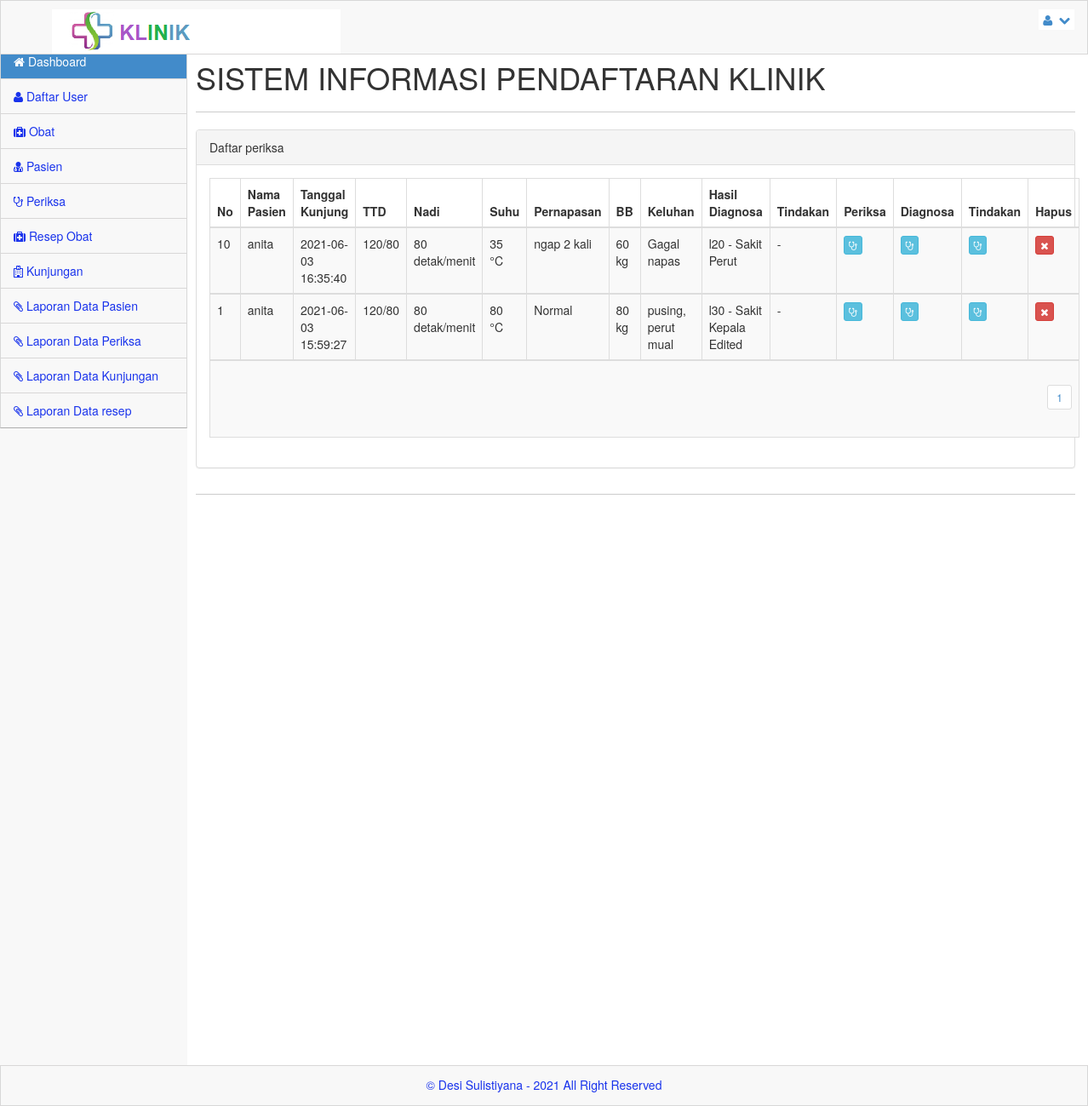
The page /admin/index.php?menu=periksa (signed in) on the database as committed earlier.
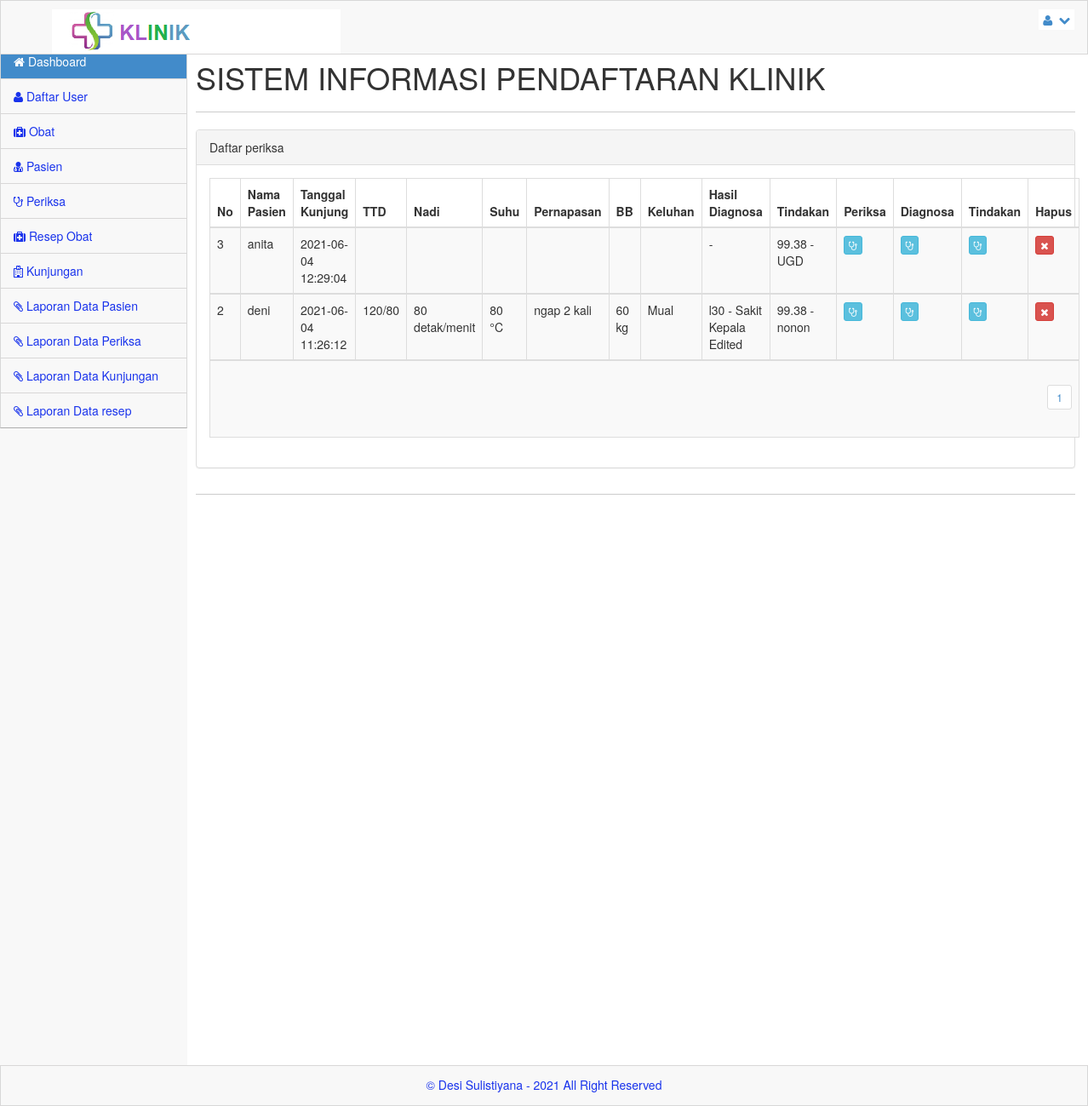
The same page on the database as committed later.
### tables this page shows
CREATE TABLE `periksa` (
  `id_periksa` int(10) NOT NULL,
  `no_kunjungan` int(10) NOT NULL,
  `tensi` varchar(20) DEFAULT NULL,
  `nadi` varchar(20) DEFAULT NULL,
  `suhu` varchar(20) DEFAULT NULL,
  `napas` varchar(20) DEFAULT NULL,
  `bb` varchar(20) DEFAULT NULL,
  `keluhan` text DEFAULT NULL,
  `kd_diagnosa` varchar(20) DEFAULT NULL,
  `kd_tindakan` varchar(10) DEFAULT NULL,
  `created_at` timestamp NULL DEFAULT current_timestamp(),
  `update_at` timestamp NULL DEFAULT current_timestamp(),
  `daleted_at` timestamp NULL DEFAULT NULL
);

CREATE TABLE `kunjungan` (
  `no_kunjungan` int(10) NOT NULL,
  `no_rm` varchar(10) NOT NULL,
  `created_at` timestamp NULL DEFAULT current_timestamp(),
  `updated_at` timestamp NULL DEFAULT current_timestamp(),
  `deleted_at` timestamp NULL DEFAULT NULL
);

CREATE TABLE `pasien` (
  `no_rm` varchar(11) NOT NULL,
  `nm_pasien` varchar(300) NOT NULL,
  `j_kel` varchar(100) NOT NULL,
  `agama` varchar(100) NOT NULL,
  `alamat` varchar(300) NOT NULL,
  `tgl_lhr` date NOT NULL,
  `ktp` varchar(16) NOT NULL,
  `no_tlp` varchar(12) NOT NULL,
  `nm_kel` varchar(20) NOT NULL,
  `hub_kel` varchar(100) NOT NULL
);

CREATE TABLE `diagnosa` (
  `id_diag` int(11) NOT NULL,
  `kd_diag` varchar(30) DEFAULT NULL,
  `id_periksa` int(10) DEFAULT NULL,
  `nm_diag` varchar(300) DEFAULT NULL,
  `created_at` timestamp NULL DEFAULT current_timestamp(),
  `updated_at` timestamp NULL DEFAULT current_timestamp(),
  `deleted_at` timestamp NULL DEFAULT NULL
);

CREATE TABLE `tindakan` (
  `kd_tindakan` int(11) NOT NULL,
  `id_periksa` int(10) DEFAULT NULL,
  `nm_tindakan` varchar(300) DEFAULT NULL,
  `ket` text DEFAULT NULL,
  `created_at` timestamp NULL DEFAULT current_timestamp(),
  `updated_at` timestamp NULL DEFAULT current_timestamp(),
  `deleted_at` timestamp NULL DEFAULT NULL
);

### admin/periksa.php (the view, shortened to what this page needs)
<?php
$row = 20;
$hal = isset($_GET['hal']) ? $_GET['hal'] : 0;
$pageSql = "SELECT * FROM periksa";
$pageQry = mysqli_query($server,$pageSql) or die ("error paging: ".mysqli_error());
$jml	 = mysqli_num_rows($pageQry);
$max	 = ceil($jml/$row);
?>
<div class="panel panel-default">
	<div class="panel-heading">
		Daftar periksa
	</div>
	<div class="panel-body">
		<div class="table-responsive">
			<table class="table table-striped table-bordered table-hover">
				<thead>
					<tr>
						<th>No</th>
						<th>Nama Pasien</th>
						<th>Tanggal Kunjung</th>
						<th>TTD</th>
						<th>Nadi</th>
						<th>Suhu</th>
						<th>Pernapasan</th>
						<th>BB</th>
						<th>Keluhan</th>
						<th>Hasil Diagnosa</th>
						<th>Tindakan</th>
						<th>Periksa</th>
						<th>Diagnosa</th>
						<th>Tindakan</th>
						<th width="90">Hapus</th>
					</tr>
				</thead>
			<?php
				$periksaSql = "SELECT * FROM periksa LEFT JOIN kunjungan ON kunjungan.no_kunjungan=periksa.no_kunjungan LEFT JOIN pasien ON pasien.no_rm=kunjungan.no_rm ORDER BY id_periksa DESC LIMIT $hal, $row";
				$periksaQry = mysqli_query($server,$periksaSql)  or die ("Query periksa salah : ".mysqli_error());
				while ($periksa = mysqli_fetch_array($periksaQry)) {
			?>
				<tbody>
					<tr>
						<td><?php echo $periksa['no_kunjungan'];?></td>
						<td><?php echo $periksa['nm_pasien'];?></td>
						<td><?php echo $periksa['created_at'];?></td>
						<td><?php echo $periksa['tensi'];?></td>
						<td><?php echo $periksa['nadi'];?></td>
						<td><?php echo $periksa['suhu'];?></td>
						<td><?php echo $periksa['napas'];?></td>
						<td><?php echo $periksa['bb'];?></td>
						<td><?php echo $periksa['keluhan'];?></td>
						<td><?php
						$query = "SELECT * FROM diagnosa WHERE id_periksa = '".$periksa["id_periksa"]."'";
						$diag = mysqli_query($server,$query) or die("Query Error get pasien".mysqli_error());
						$data = mysqli_fetch_assoc($diag);
						if($data==null){
							echo('-');
						}else{
						echo($data["kd_diag"]." - ".$data["nm_diag"]);
						}
						?>
						</td>
						<td><?php
						$query_tindakan = "SELECT * FROM tindakan WHERE id_periksa = '".$periksa["id_periksa"]."'";
						$tindakan = mysqli_query($server,$query_tindakan) or die("Query Error get pasien".mysqli_error());
						$data_tindakan = mysqli_fetch_assoc($tindakan);
						if($data_tindakan == null ){
							echo('-');
						}else{
						echo($data_tindakan["nm_tindakan"]." - ".$data_tindakan["ket"]);
						}
						?></td>
						<td><a href="?menu=periksa_edit&aksi=edit&nmr=<?php echo $periksa['id_periksa']; ?>" class="btn btn-xs btn-info tipsy-kiri-atas" title='Tambah Periksa'> <i class="icon-stethoscope icon-white"></i> </a></td>
						<td><a href="?menu=diagnosa_edit&aksi=edit&nmr=<?php echo $periksa['id_periksa']; ?>" class="btn btn-xs btn-info tipsy-kiri-atas" title='Tambah Diagnosa'> <i class="icon-stethoscope icon-white"></i> </a></td>
						<td><a href="?menu=tindakan_edit&aksi=edit&nmr=<?php echo $periksa['id_periksa']; ?>" class="btn btn-xs btn-info tipsy-kiri-atas" title='Tambah Tindakan'> <i class="icon-stethoscope icon-white"></i> </a></td>
						<td>
						  <div class='btn-group'>
						  <a href="?menu=periksa_del&aksi=hapus&nmr=<?php echo $periksa['id_periksa']; ?>" class="btn btn-xs btn-danger tipsy-kiri-atas" title="Hapus Data Ini" onclick="return confirm('ANDA YAKIN AKAN MENGHAPUS DATA PENTING INI ... ?')"><i class="icon-remove icon-white"></i></a>
						  </div>
						</td>
					</tr>
				</tbody>
			<?php } ?>
					<tr>
						<td colspan="15" align="right">
						<?php
						for($h = 1; $h <= $max; $h++){
							$list[$h] = $row*$h-$row;
							echo "<ul class='pagination pagination-sm'><li><a href='?menu=periksa&hal=$list[$h]'>$h</a></li></ul>";
						}
						?></td>
					</tr>
			</table>
		</div>
	</div>
</div>

### admin/index.php (shortened to what this page needs)
<?php
if($_SESSION["user"]!="" && $_SESSION["pass"]!=""){
?>
<!DOCTYPE html>
<html lang="en">
<head>
    <link rel="stylesheet" href="../css/bootstrap.css" />
    <link rel="stylesheet" href="../css/main.css" />
    <link rel="stylesheet" href="../css/theme.css" />
    <link rel="stylesheet" href="../css/MoneAdmin.css" />
    <link rel="stylesheet" href="../css/font-awesome.css" />
	<link rel="stylesheet" href="../css/datepicker.css" />
</head>
<body class="padTop53">
	<div id="wrap">
		 <?php include_once("menu_atas.php");?>
         <?php if($_SESSION["role"]=="admin"){
             include_once("menu_admin.php");
         }else{
            include_once("menu_dokter.php");
         }
         ?>
	</div>
		 <?php include_once("footer.php");?>
</body>
<?php
}else{
	header("Location:../index.php");
}
?>

### admin/menu_atas.php (shortened to what this page needs)
<div id="top">
			<nav class="navbar navbar-inverse navbar-fixed-top " style="padding-top: 10px;">
                <header class="navbar-header">
                    <a href="index.php" class="navbar-brand">
                    <img src="../img/klinik.png" alt="" /></a>
                </header>
                <ul class="nav navbar-top-links navbar-right">
                    <li class="dropdown">
                        <a class="dropdown-toggle" data-toggle="dropdown" href="#">
                            <i class="icon-user "></i>&nbsp; <i class="icon-chevron-down "></i>
                        </a>
                    </li>
                </ul>
            </nav>
		</div>

### admin/menu_admin.php (shortened to what this page needs)
     <div id="left">
          <ul id="menu" class="collapse">
              <li class="panel active"><a href="index.php"><i class="icon-home"></i> Dashboard</a></li>
              <li><a href="?menu=user"><i class="icon-user "></i> Daftar User</a></li>
              <li><a href="?menu=obat"><i class="icon-medkit"></i> Obat</a></li>
		<li><a href="?menu=pasien"><i class="icon-user-md "></i> Pasien</a></li>
              <li><a href="?menu=periksa"><i class="icon-stethoscope "></i> Periksa</a></li>
		<li><a href="?menu=resep_obat"><i class="icon-medkit"></i> Resep Obat</a></li>
		<li><a href="?menu=kunjungan"><i class="icon-hospital"></i> Kunjungan</a></li>
		<li><a href="?menu=laporanpasien"><i class="icon-paper-clip"></i> Laporan Data Pasien</a></li>
              <li><a href="?menu=laporanperiksa"><i class="icon-paper-clip"></i> Laporan Data Periksa</a></li>
              <li><a href="?menu=laporankunjungan"><i class="icon-paper-clip"></i> Laporan Data Kunjungan</a></li>
              <li><a href="?menu=laporanresep"><i class="icon-paper-clip"></i> Laporan Data resep</a></li>
          </ul>
      </div>
<div id="content">
          <div class="inner">
              <div class="row">
                  <div class="col-lg-12">
				<h1>SISTEM INFORMASI PENDAFTARAN KLINIK</h1>
                  </div>
              </div>
              <hr/>
               <div class="row">
                  <div class="col-lg-12">
				<?php
				if($_GET["menu"]){
					include_once("load.php");
				}
				?>
			</div>
              </div>
              <hr />
          </div>
      </div>

### admin/load.php
<?php
if($_GET["menu"]){
	include_once($_GET["menu"].".php");
}
?>

### admin/footer.php
<div id="footer">
        <p>&copy;  Desi Sulistiyana  - <?php echo date("Y");?> All Right Reserved </p>
</div>

### css/main.css (style rules this page uses)
#wrap { margin: 0 auto; }
#footer { height: 48px; background-color: #222222; }
@media (min-width: 768px) { html, body { height: 100%; } }
@media (min-width: 768px) { #wrap { height: auto !important; height: 100%; min-height: 100%; padding: 0 0 48px; margin-bottom: -48px; } }
body.padTop53 { padding-top: 75px; overflow: visible; }
@media (min-width: 802px) { body.padTop53 { padding-top: 51px; } }
#wrap:before, #top:before, .head:before, #footer:before, #wrap:after, #top:after, .head:after, #footer:after { display: table; content: " "; }
#wrap:after, #top:after, .head:after, #footer:after { clear: both; }
#wrap { background-color: #f8f8f8; }
@media (min-width: 768px) { #left { position: relative; float: left; width: 100px; } }
@media (min-width: 768px) { #content { margin-left: 100px; } }
@media (min-width: 768px) { #left { margin-bottom: -10px; } }
@media (min-width: 992px) { #left { width: 220px; } }
@media (min-width: 992px) { #content { margin-left: 220px; } }
#top .navbar { margin-bottom: 0; border:1px solid rgb(216, 215, 215); background-color:#f8f8f8; }
#top .navbar-brand { padding: 0; }
#menu { position: relative; overflow: hidden; border-right:1px solid rgb(216, 215, 215); border-left:1px solid rgb(216, 215, 215); background-color:#f8f8f8; border-bottom: 1px solid rgba(0, 0, 0, 0.3); -webkit-box-shadow: 0 1px 0 rgba(255, 255, 255, 0.05); box-shadow: 0 1px 0 rgba(255, 255, 255, 0.05); }
#menu, #menu ul { padding: 0; margin: 0; list-style: none; }
@media (min-width: 768px) { #menu.collapse { display: inherit !important; } }
#menu > li { position: relative; display: block; margin: 0; border-width: 0; border-radius: 0; }
#menu > li > a { position: relative; display: block; padding: 10px 15px; color: #1933EC; border-top:1px solid rgb(216, 215, 215); }
#menu > li.active > a { color: #fff; background-color: #428bca; }
#menu > li.panel { background-color: transparent; }
#menu li > a { text-decoration: none; }
#menu > li.active > a { position: relative; }
@media (min-width: 768px) { .mini-sidebar #menu > li > a, #menu > li > a { text-align: center; } }
@media (min-width: 768px) { .mini-sidebar #menu > li > a > i, #menu > li > a > i { display: block; font-size: 20px; } }
@media (min-width: 768px) { #menu:after, .mini-sidebar #menu:after { position: absolute; top: 0; right: 0; bottom: 0; left: 0; display: block; width: 0; -webkit-box-shadow: 97px 1px 5px 2px rgba(0, 0, 0, 0.6); box-shadow: 97px 1px 5px 2px rgba(0, 0, 0, 0.6); } }
@media (min-width: 992px) { #menu > li > a { text-align: left; } }
@media (min-width: 992px) { #menu > li > a > i { display: inline; font-size: 14px; } }
@media (min-width: 992px) { #menu:after { -webkit-box-shadow: 217px 1px 5px 2px rgba(0, 0, 0, 0.6); box-shadow: 217px 1px 5px 2px rgba(0, 0, 0, 0.6); } }
#content { -webkit-transition: margin 0.4s; transition: margin 0.4s; }
.inner { position: relative; min-height: 1px; padding-right: 15px; padding-left: 10px; background: #fff; border: 0px solid #e4e4e4; min-height:1200px; }
@media (min-width: 768px) { .inner { float: left; width: 100%; } }
.inner .row { margin-right: -15px; margin-left: -15px; }
#footer { margin: 0 auto; color: #1933EC; background-color:#f8f8f8; border:1px solid rgb(216, 215, 215); }
#footer p { padding: 12px 0 0; text-align: center; }
.inner hr { margin-top: 10px; border-top-color: #ccc; }

### css/MoneAdmin.css (style rules this page uses)
body { background-color: #f8f8f8; }
.navbar-top-links li { display: inline-block; }
.navbar-top-links li:last-child { margin-right: 15px; }
.navbar-top-links li a { padding: 15px; padding:2px 5px 2px 5px; background-color:white; }

Rows that differ between the two databases and show on the page:
removed periksa: kunjungan.no_kunjungan "10", pasien.nm_pasien "anita", kunjungan.created_at "2021-06-03 16:35:40", tensi "120/80", nadi "80 detak/menit", suhu "35 °C", napas "ngap 2 kali", bb "60 kg", keluhan "Gagal napas", diagnosa.kd_diag "l20", diagnosa.nm_diag "Sakit Perut"
removed periksa: kunjungan.no_kunjungan "1", pasien.nm_pasien "anita", kunjungan.created_at "2021-06-03 15:59:27", tensi "120/80", nadi "80 detak/menit", suhu "80 °C", napas "Normal", bb "80 kg", keluhan "pusing, perut mual", diagnosa.kd_diag "l30", diagnosa.nm_diag "Sakit Kepala Edited"
added periksa: kunjungan.no_kunjungan "3", pasien.nm_pasien "anita", kunjungan.created_at "2021-06-04 12:29:04", tindakan.nm_tindakan "99.38", tindakan.ket "UGD"
added periksa: kunjungan.no_kunjungan "2", pasien.nm_pasien "deni", kunjungan.created_at "2021-06-04 11:26:12", tensi "120/80", nadi "80 detak/menit", suhu "80 °C", napas "ngap 2 kali", bb "60 kg", keluhan "Mual", diagnosa.kd_diag "l30", diagnosa.nm_diag "Sakit Kepala Edited", tindakan.nm_tindakan "99.38", tindakan.ket "nonon"
